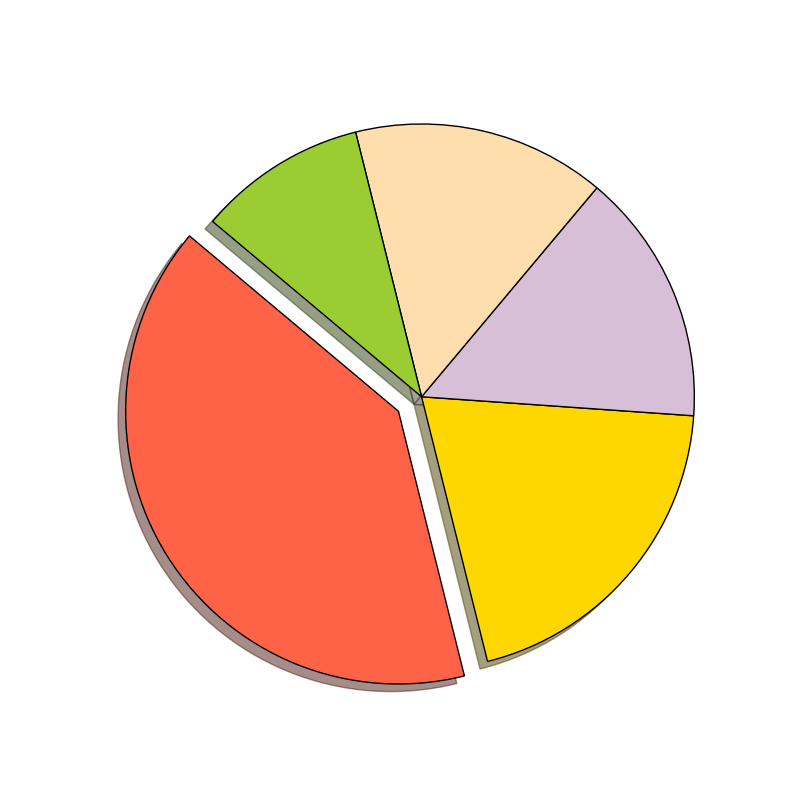

Generate this figure with Python:
import matplotlib.pyplot as plt

# Define data for the pie chart
meanings = [40, 20, 15, 15, 10]
colors = ['#FF6347', '#FFD700', '#D8BFD8', '#FFDEAD', '#9ACD32']
explode = (0.1, 0, 0, 0, 0)

# Plotting the pie chart
fig, ax = plt.subplots(figsize=(8, 8))
ax.pie(meanings, startangle=140, colors=colors, explode=explode,
       shadow=True, wedgeprops={'edgecolor': 'black'})

# Ensure the pie chart is a circle
ax.axis('equal')

# Display the chart
plt.show()
